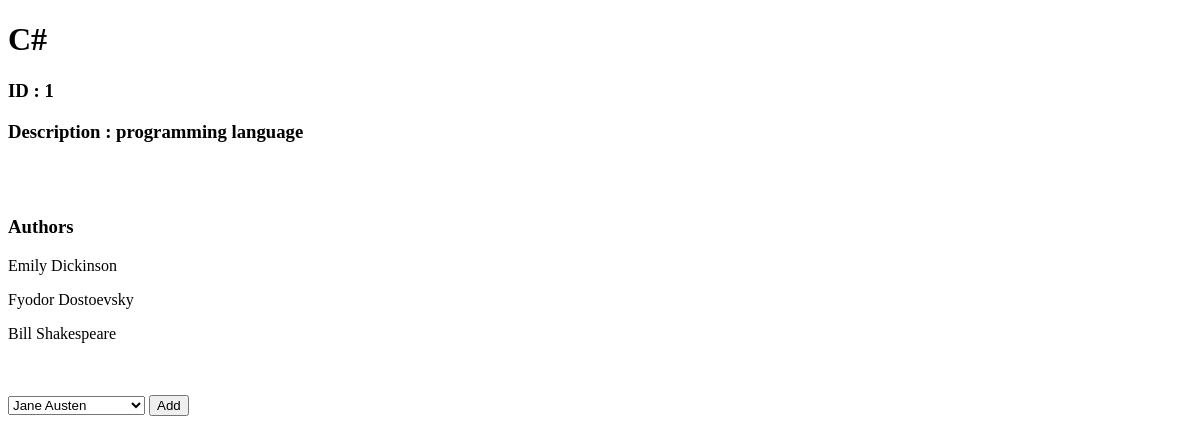
Page /books/1 on the earlier database version.
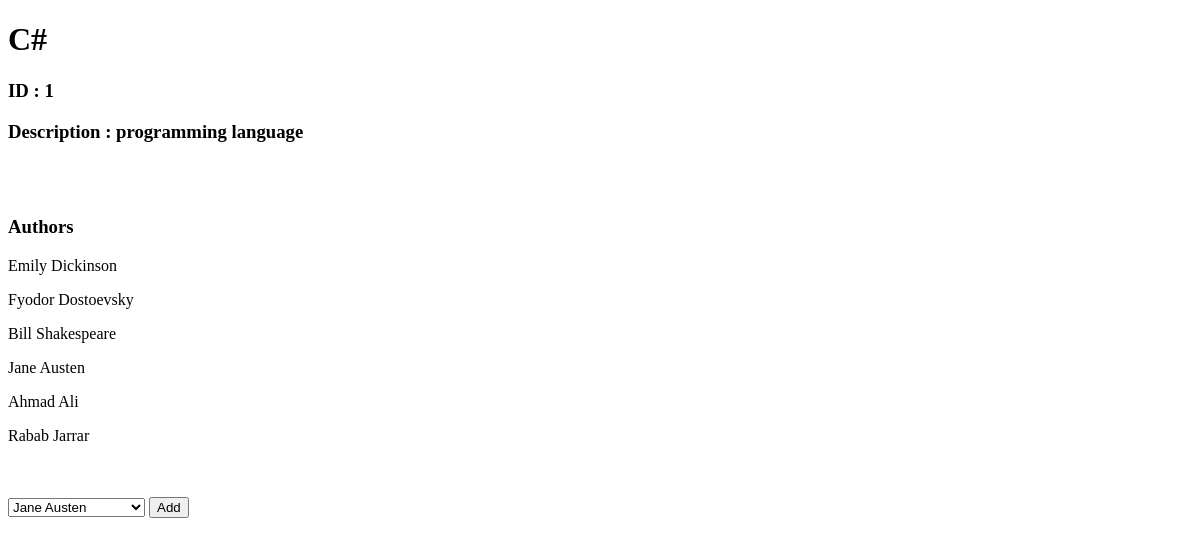
Same page on the later database version.
### app_one/models.py (models this page shows)
class Author(models.Model):
    first_name = models.CharField(max_length=45)
    last_name = models.CharField(max_length=45)
    books = models.ManyToManyField(Book, related_name="authors")
    created_at = models.DateTimeField(auto_now_add=True)
    updated_at = models.DateTimeField(auto_now=True)
    notes = models.TextField()

### app_one/views.py (the view)
# urls.py: path('books/<int:id>', views.bookdesc),
def bookdesc(request,id):
    context={
       "the_book" : Book.objects.get(id=id),
       "the_authors" : (Book.objects.get(id=id)).authors.all(),
       "all_the_authors" : Author.objects.all(),
    }
    return render(request,'display_book.html',context)

### app_one/templates/display_book.html (shortened to what this page needs)
<!DOCTYPE html>
<html lang="en">
<head>
</head>
<body>
        <h1>{{the_book.title}}</h1>
        <h3>ID : {{the_book.id}}</h3>
        <h3>Description : {{the_book.desc}}</h3>
    <br>
    <br>
    <h3>Authors</h3>
    {%for author in the_authors %}
        <p>{{author.first_name}} {{author.last_name}}</p>
    {%endfor%}
    <br>
    <br>
    <form action="/add/{{the_book.id}}" method="post">
        <select name="select_add">
            {%for author in all_the_authors %}
            <option value="{{author.id}}">{{author.first_name}} {{author.last_name}}</option>
            {%endfor%}
        </select>
        <button>Add</button>
    </form>
</body>
</html>

Differences in the rows shown:
now on this page (row unchanged): Author: first_name "Jane", last_name "Austen"
added Author: first_name "Ahmad", last_name "Ali"
added Author: first_name "Rabab", last_name "Jarrar"
